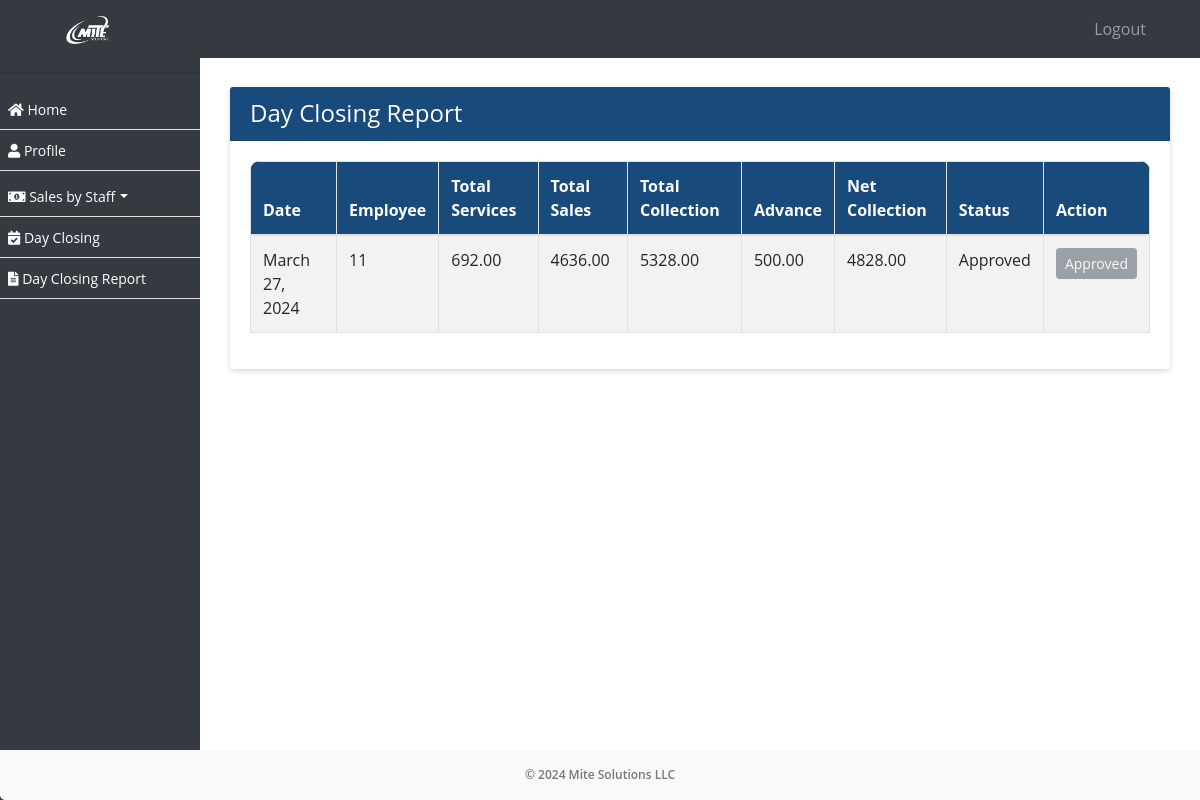
The app's page /sale/day-closing-report/ (signed in) with its own data.
### ezshopapp/models.py (models this page shows, shortened)
class DayClosing(models.Model):
    date = models.DateField()
    employee = models.ForeignKey(Employee, on_delete=models.CASCADE, blank=True, null=True)
    total_services = models.DecimalField(max_digits=8, decimal_places=2)
    total_sales = models.DecimalField(max_digits=8, decimal_places=2)
    total_collection = models.DecimalField(max_digits=8, decimal_places=2)
    advance = models.DecimalField(max_digits=8, decimal_places=2, blank=True, null=True)
    net_collection = models.DecimalField(max_digits=8, decimal_places=2)
    status = models.CharField(max_length=10, choices=STATUS_CHOICES, default='pending')
    created_on = models.DateTimeField(auto_now_add=True, null=True)

class Employee(models.Model):
    employee_id = models.CharField(max_length=10, unique=True)
    username = models.CharField(max_length=50, null=True)
    password = models.CharField(max_length=50, null=True)
    business_profile = models.CharField(max_length=255, null=True)
    business_profile_id = models.IntegerField(null=True)
    first_name = models.CharField(max_length=255)
    second_name = models.CharField(max_length=255)
    nationality = models.CharField(max_length=255)
    mobile_no = models.CharField(max_length=20, blank=True, null=True)
    passport_no = models.CharField(max_length=20, unique=True)
    passport_expiration_date = models.DateField()
    emirates_id = models.CharField(max_length=20, unique=True)
    id_expiration_date = models.DateField()
    basic_pay = models.DecimalField(max_digits=10, decimal_places=2)
    house_allowance = models.DecimalField(max_digits=10, decimal_places=2, default=0)
    transportation_allowance = models.DecimalField(max_digits=10, decimal_places=2, default=0)
    commission_percentage = models.DecimalField(max_digits=5, decimal_places=2, default=0, validators=[MinValueValidator(0)])
    joining_date = models.DateField()
    job_role = models.ForeignKey(Role, on_delete=models.SET_NULL, null=True)
    is_employee = models.BooleanField(default=True)
    created_on = models.DateTimeField(auto_now_add=True, null=True)

### ezshopapp/views.py (the view)
# urls.py: path('sale/day-closing-report/', day_closing_report, name='day_closing_report'),
def day_closing_report(request):
    logged_in_employee_id = request.session.get('employee_id')  # If using session
    day_closings_list = DayClosing.objects.filter(employee__id=logged_in_employee_id).order_by('-created_on')
    paginator = Paginator(day_closings_list, 10)
    page = request.GET.get('page')
    try:
        day_closings = paginator.page(page)
    except PageNotAnInteger:
        day_closings = paginator.page(1)
    except EmptyPage:
        day_closings = paginator.page(paginator.num_pages)
    return render(request, 'day_closing_report.html', {'day_closings': day_closings})

### ezshopapp/templates/day_closing_report.html (shortened to what this page needs)
{% extends 'emp_base.html' %}
{% block content %}
<div class="container mb-5">
    <div class="card mt-3">
        <div class="card-header">
            <h4 class="mb-0 text-white">Day Closing Report</h4>
        </div>
        <div class="card-body">
            <div class="table-responsive">
            <table class="table table-bordered table-striped nowrap" id="dayclosingemp">
                <thead>
                    <tr>
                        <th>Date</th>
                        <th>Employee</th>
                        <th>Total Services</th>
                        <th>Total Sales</th>
                        <th>Total Collection</th>
                        <th>Advance</th>
                        <th>Net Collection</th>
                        <th>Status</th>
                        <th>Action</th>
                    </tr>
                </thead>
                <tbody>
                    {% for day_closing in day_closings %}
                    <tr>
                        <td>{{ day_closing.date }}</td>
                        <td>{{ day_closing.employee.id }}</td>
                        <td>{{ day_closing.total_services }}</td>
                        <td>{{ day_closing.total_sales }}</td>
                        <td>{{ day_closing.total_collection }}</td>
                        <td>{{ day_closing.advance }}</td>
                        <td>{{ day_closing.net_collection }}</td>
                        <td class="text-capitalize">{{ day_closing.status }}</td>
                        <td>
                            <div class="d-flex justify-content-between align-items-center gap-3">
                                {% if day_closing.status == 'pending' %}
                                    <a href="{% url 'approve_day_closing' day_closing.id %}" class="btn btn-success btn-sm">Approve</a>
                                {% else %}
                                    <button class="btn btn-secondary btn-sm" disabled>Approved</button>
                                {% endif %}
                            </div>
                        </td>
                    </tr>
                    {% endfor %}
                </tbody>
            </table>
        </div>
        </div>
    </div>
</div>
{% endblock %}

### ezshopapp/templates/emp_base.html (style rules this page uses)
body, p, h1, h2, h3, h4, h5, h6, a, li, label, input, div, span, small { font-family: "Open Sans", sans-serif !important; }
button:disabled { cursor: not-allowed; pointer-events: all !important; }
body { padding-top: 56px; background-color: #ffffff !important; }
table thead { border-radius: 5px !important; }
table thead th { vertical-align: bottom; border-bottom: 2px solid #dee2e6; background-color: #184b7c !important; color: #fff !important; }
tbody { border-bottom: 0px !important; }
table { border:1px !important; }
div>.table-responsive, table, table>thead { border-radius: 10px !important; }
.card { border:0px !important; margin-top:15px; margin-bottom:15px; box-shadow: 0px 2px 6px -1px #ccc; }
.card-header { background-color: #184b7c !important; color:#fff !important; }

### records on screen
DayClosing: date "March 27, 2024", employee.id "11", total_services "692.00", total_sales "4636.00", total_collection "5328.00", advance "500.00", net_collection "4828.00", status "Approved"
